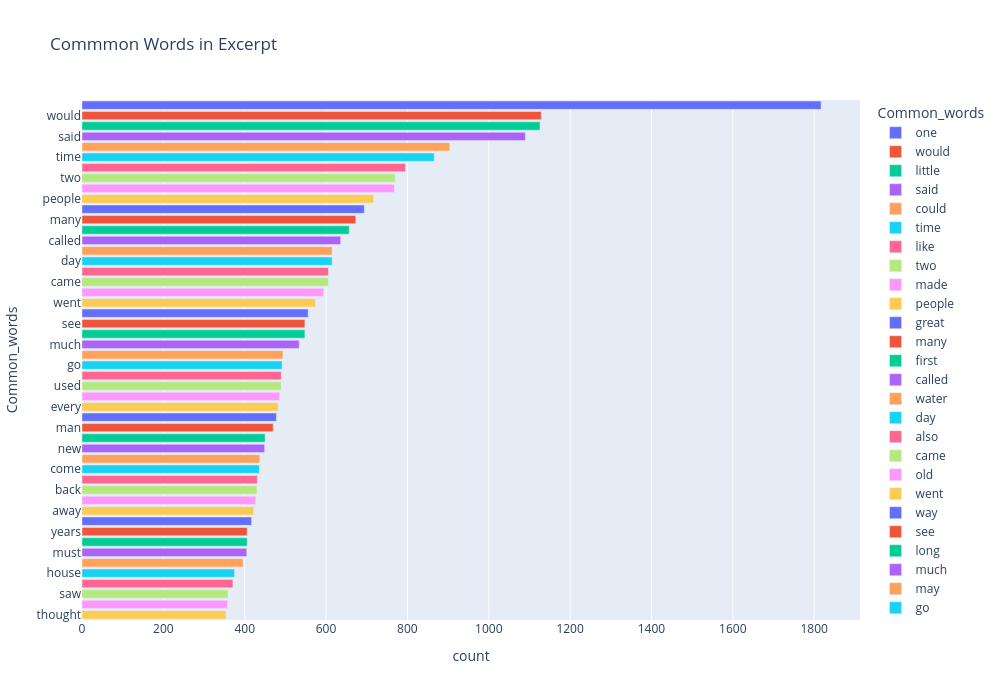
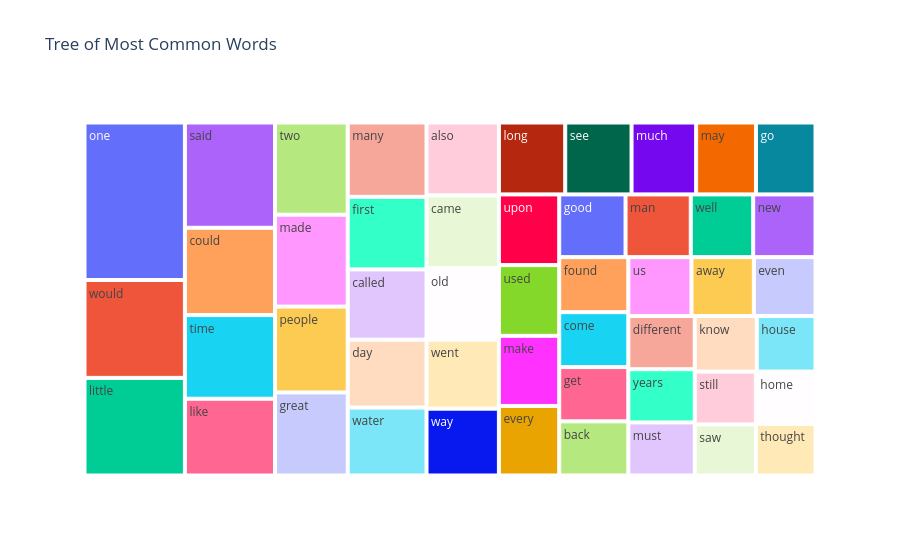

Here is the notebook cell these charts were saved with, in order:
### Code cell
from collections import Counter
def find_common_words_and_count(dataframe,col_name):
    dataframe['temp_list'] = dataframe[col_name].apply(lambda x:str(x).split())
    top = Counter([item for sublist in dataframe[col_name] for item in sublist])
    temp = pd.DataFrame(top.most_common(50))
    temp.columns = ['Common_words','count']
    temp.style.background_gradient(cmap='Green')
    return temp

import plotly.express as px
fig = px.bar(find_common_words_and_count(train_data,'excerpt'), x="count", y="Common_words", title='Commmon Words in Excerpt', orientation='h', 
             width=1000, height=700,color='Common_words')
fig.show()

fig = px.treemap(find_common_words_and_count(train_data,'excerpt'), path=['Common_words'], values='count',title='Tree of Most Common Words')
fig.show()

### Figure 1 — Plotly figure (JSON) as saved in the notebook; plotly's stock layout.template omitted (floating-point values rounded to 4 significant figures)
{"data": [{"alignmentgroup": "True", "hovertemplate": "Common_words=%{y}<br>count=%{x}<extra></extra>", "legendgroup": "one", "marker": {"color": "#636efa"}, "name": "one", "offsetgroup": "one", "orientation": "h", "showlegend": true, "textposition": "auto", "type": "bar", "x": [1817], "xaxis": "x", "y": ["one"], "yaxis": "y"}, {"alignmentgroup": "True", "hovertemplate": "Common_words=%{y}<br>count=%{x}<extra></extra>", "legendgroup": "would", "marker": {"color": "#EF553B"}, "name": "would", "offsetgroup": "would", "orientation": "h", "showlegend": true, "textposition": "auto", "type": "bar", "x": [1129], "xaxis": "x", "y": ["would"], "yaxis": "y"}, {"alignmentgroup": "True", "hovertemplate": "Common_words=%{y}<br>count=%{x}<extra></extra>", "legendgroup": "little", "marker": {"color": "#00cc96"}, "name": "little", "offsetgroup": "little", "orientation": "h", "showlegend": true, "textposition": "auto", "type": "bar", "x": [1126], "xaxis": "x", "y": ["little"], "yaxis": "y"}, {"alignmentgroup": "True", "hovertemplate": "Common_words=%{y}<br>count=%{x}<extra></extra>", "legendgroup": "said", "marker": {"color": "#ab63fa"}, "name": "said", "offsetgroup": "said", "orientation": "h", "showlegend": true, "textposition": "auto", "type": "bar", "x": [1090], "xaxis": "x", "y": ["said"], "yaxis": "y"}, {"alignmentgroup": "True", "hovertemplate": "Common_words=%{y}<br>count=%{x}<extra></extra>", "legendgroup": "could", "marker": {"color": "#FFA15A"}, "name": "could", "offsetgroup": "could", "orientation": "h", "showlegend": true, "textposition": "auto", "type": "bar", "x": [904], "xaxis": "x", "y": ["could"], "yaxis": "y"}, {"alignmentgroup": "True", "hovertemplate": "Common_words=%{y}<br>count=%{x}<extra></extra>", "legendgroup": "time", "marker": {"color": "#19d3f3"}, "name": "time", "offsetgroup": "time", "orientation": "h", "showlegend": true, "textposition": "auto", "type": "bar", "x": [866], "xaxis": "x", "y": ["time"], "yaxis": "y"}, {"alignmentgroup": "True", "hovertemplate": "Common_words=%{y}<br>count=%{x}<extra></extra>", "legendgroup": "like", "marker": {"color": "#FF6692"}, "name": "like", "offsetgroup": "like", "orientation": "h", "showlegend": true, "textposition": "auto", "type": "bar", "x": [795], "xaxis": "x", "y": ["like"], "yaxis": "y"}, {"alignmentgroup": "True", "hovertemplate": "Common_words=%{y}<br>count=%{x}<extra></extra>", "legendgroup": "two", "marker": {"color": "#B6E880"}, "name": "two", "offsetgroup": "two", "orientation": "h", "showlegend": true, "textposition": "auto", "type": "bar", "x": [770], "xaxis": "x", "y": ["two"], "yaxis": "y"}, {"alignmentgroup": "True", "hovertemplate": "Common_words=%{y}<br>count=%{x}<extra></extra>", "legendgroup": "made", "marker": {"color": "#FF97FF"}, "name": "made", "offsetgroup": "made", "orientation": "h", "showlegend": true, "textposition": "auto", "type": "bar", "x": [768], "xaxis": "x", "y": ["made"], "yaxis": "y"}, {"alignmentgroup": "True", "hovertemplate": "Common_words=%{y}<br>count=%{x}<extra></extra>", "legendgroup": "people", "marker": {"color": "#FECB52"}, "name": "people", "offsetgroup": "people", "orientation": "h", "showlegend": true, "textposition": "auto", "type": "bar", "x": [717], "xaxis": "x", "y": ["people"], "yaxis": "y"}, {"alignmentgroup": "True", "hovertemplate": "Common_words=%{y}<br>count=%{x}<extra></extra>", "legendgroup": "great", "marker": {"color": "#636efa"}, "name": "great", "offsetgroup": "great", "orientation": "h", "showlegend": true, "textposition": "auto", "type": "bar", "x": [694], "xaxis": "x", "y": ["great"], "yaxis": "y"}, {"alignmentgroup": "True", "hovertemplate": "Common_words=%{y}<br>count=%{x}<extra></extra>", "legendgroup": "many", "marker": {"color": "#EF553B"}, "name": "many", "offsetgroup": "many", "orientation": "h", "showlegend": true, "textposition": "auto", "type": "bar", "x": [673], "xaxis": "x", "y": ["many"], "yaxis": "y"}, {"alignmentgroup": "True", "hovertemplate": "Common_words=%{y}<br>count=%{x}<extra></extra>", "legendgroup": "first", "marker": {"color": "#00cc96"}, "name": "first", "offsetgroup": "first", "orientation": "h", "showlegend": true, "textposition": "auto", "type": "bar", "x": [657], "xaxis": "x", "y": ["first"], "yaxis": "y"}, {"alignmentgroup": "True", "hovertemplate": "Common_words=%{y}<br>count=%{x}<extra></extra>", "legendgroup": "called", "marker": {"color": "#ab63fa"}, "name": "called", "offsetgroup": "called", "orientation": "h", "showlegend": true, "textposition": "auto", "type": "bar", "x": [636], "xaxis": "x", "y": ["called"], "yaxis": "y"}, {"alignmentgroup": "True", "hovertemplate": "Common_words=%{y}<br>count=%{x}<extra></extra>", "legendgroup": "water", "marker": {"color": "#FFA15A"}, "name": "water", "offsetgroup": "water", "orientation": "h", "showlegend": true, "textposition": "auto", "type": "bar", "x": [615], "xaxis": "x", "y": ["water"], "yaxis": "y"}, {"alignmentgroup": "True", "hovertemplate": "Common_words=%{y}<br>count=%{x}<extra></extra>", "legendgroup": "day", "marker": {"color": "#19d3f3"}, "name": "day", "offsetgroup": "day", "orientation": "h", "showlegend": true, "textposition": "auto", "type": "bar", "x": [615], "xaxis": "x", "y": ["day"], "yaxis": "y"}, {"alignmentgroup": "True", "hovertemplate": "Common_words=%{y}<br>count=%{x}<extra></extra>", "legendgroup": "also", "marker": {"color": "#FF6692"}, "name": "also", "offsetgroup": "also", "orientation": "h", "showlegend": true, "textposition": "auto", "type": "bar", "x": [606], "xaxis": "x", "y": ["also"], "yaxis": "y"}, {"alignmentgroup": "True", "hovertemplate": "Common_words=%{y}<br>count=%{x}<extra></extra>", "legendgroup": "came", "marker": {"color": "#B6E880"}, "name": "came", "offsetgroup": "came", "orientation": "h", "showlegend": true, "textposition": "auto", "type": "bar", "x": [606], "xaxis": "x", "y": ["came"], "yaxis": "y"}, {"alignmentgroup": "True", "hovertemplate": "Common_words=%{y}<br>count=%{x}<extra></extra>", "legendgroup": "old", "marker": {"color": "#FF97FF"}, "name": "old", "offsetgroup": "old", "orientation": "h", "showlegend": true, "textposition": "auto", "type": "bar", "x": [594], "xaxis": "x", "y": ["old"], "yaxis": "y"}, {"alignmentgroup": "True", "hovertemplate": "Common_words=%{y}<br>count=%{x}<extra></extra>", "legendgroup": "went", "marker": {"color": "#FECB52"}, "name": "went", "offsetgroup": "went", "orientation": "h", "showlegend": true, "textposition": "auto", "type": "bar", "x": [574], "xaxis": "x", "y": ["went"], "yaxis": "y"}, {"alignmentgroup": "True", "hovertemplate": "Common_words=%{y}<br>count=%{x}<extra></extra>", "legendgroup": "way", "marker": {"color": "#636efa"}, "name": "way", "offsetgroup": "way", "orientation": "h", "showlegend": true, "textposition": "auto", "type": "bar", "x": [556], "xaxis": "x", "y": ["way"], "yaxis": "y"}, {"alignmentgroup": "True", "hovertemplate": "Common_words=%{y}<br>count=%{x}<extra></extra>", "legendgroup": "see", "marker": {"color": "#EF553B"}, "name": "see", "offsetgroup": "see", "orientation": "h", "showlegend": true, "textposition": "auto", "type": "bar", "x": [548], "xaxis": "x", "y": ["see"], "yaxis": "y"}, {"alignmentgroup": "True", "hovertemplate": "Common_words=%{y}<br>count=%{x}<extra></extra>", "legendgroup": "long", "marker": {"color": "#00cc96"}, "name": "long", "offsetgroup": "long", "orientation": "h", "showlegend": true, "textposition": "auto", "type": "bar", "x": [548], "xaxis": "x", "y": ["long"], "yaxis": "y"}, {"alignmentgroup": "True", "hovertemplate": "Common_words=%{y}<br>count=%{x}<extra></extra>", "legendgroup": "much", "marker": {"color": "#ab63fa"}, "name": "much", "offsetgroup": "much", "orientation": "h", "showlegend": true, "textposition": "auto", "type": "bar", "x": [534], "xaxis": "x", "y": ["much"], "yaxis": "y"}, {"alignmentgroup": "True", "hovertemplate": "Common_words=%{y}<br>count=%{x}<extra></extra>", "legendgroup": "may", "marker": {"color": "#FFA15A"}, "name": "may", "offsetgroup": "may", "orientation": "h", "showlegend": true, "textposition": "auto", "type": "bar", "x": [494], "xaxis": "x", "y": ["may"], "yaxis": "y"}, {"alignmentgroup": "True", "hovertemplate": "Common_words=%{y}<br>count=%{x}<extra></extra>", "legendgroup": "go", "marker": {"color": "#19d3f3"}, "name": "go", "offsetgroup": "go", "orientation": "h", "showlegend": true, "textposition": "auto", "type": "bar", "x": [492], "xaxis": "x", "y": ["go"], "yaxis": "y"}, {"alignmentgroup": "True", "hovertemplate": "Common_words=%{y}<br>count=%{x}<extra></extra>", "legendgroup": "upon", "marker": {"color": "#FF6692"}, "name": "upon", "offsetgroup": "upon", "orientation": "h", "showlegend": true, "textposition": "auto", "type": "bar", "x": [490], "xaxis": "x", "y": ["upon"], "yaxis": "y"}, {"alignmentgroup": "True", "hovertemplate": "Common_words=%{y}<br>count=%{x}<extra></extra>", "legendgroup": "used", "marker": {"color": "#B6E880"}, "name": "used", "offsetgroup": "used", "orientation": "h", "showlegend": true, "textposition": "auto", "type": "bar", "x": [490], "xaxis": "x", "y": ["used"], "yaxis": "y"}, {"alignmentgroup": "True", "hovertemplate": "Common_words=%{y}<br>count=%{x}<extra></extra>", "legendgroup": "make", "marker": {"color": "#FF97FF"}, "name": "make", "offsetgroup": "make", "orientation": "h", "showlegend": true, "textposition": "auto", "type": "bar", "x": [486], "xaxis": "x", "y": ["make"], "yaxis": "y"}, {"alignmentgroup": "True", "hovertemplate": "Common_words=%{y}<br>count=%{x}<extra></extra>", "legendgroup": "every", "marker": {"color": "#FECB52"}, "name": "every", "offsetgroup": "every", "orientation": "h", "showlegend": true, "textposition": "auto", "type": "bar", "x": [482], "xaxis": "x", "y": ["every"], "yaxis": "y"}, {"alignmentgroup": "True", "hovertemplate": "Common_words=%{y}<br>count=%{x}<extra></extra>", "legendgroup": "good", "marker": {"color": "#636efa"}, "name": "good", "offsetgroup": "good", "orientation": "h", "showlegend": true, "textposition": "auto", "type": "bar", "x": [478], "xaxis": "x", "y": ["good"], "yaxis": "y"}, {"alignmentgroup": "True", "hovertemplate": "Common_words=%{y}<br>count=%{x}<extra></extra>", "legendgroup": "man", "marker": {"color": "#EF553B"}, "name": "man", "offsetgroup": "man", "orientation": "h", "showlegend": true, "textposition": "auto", "type": "bar", "x": [470], "xaxis": "x", "y": ["man"], "yaxis": "y"}, {"alignmentgroup": "True", "hovertemplate": "Common_words=%{y}<br>count=%{x}<extra></extra>", "legendgroup": "well", "marker": {"color": "#00cc96"}, "name": "well", "offsetgroup": "well", "orientation": "h", "showlegend": true, "textposition": "auto", "type": "bar", "x": [450], "xaxis": "x", "y": ["well"], "yaxis": "y"}, {"alignmentgroup": "True", "hovertemplate": "Common_words=%{y}<br>count=%{x}<extra></extra>", "legendgroup": "new", "marker": {"color": "#ab63fa"}, "name": "new", "offsetgroup": "new", "orientation": "h", "showlegend": true, "textposition": "auto", "type": "bar", "x": [449], "xaxis": "x", "y": ["new"], "yaxis": "y"}, {"alignmentgroup": "True", "hovertemplate": "Common_words=%{y}<br>count=%{x}<extra></extra>", "legendgroup": "found", "marker": {"color": "#FFA15A"}, "name": "found", "offsetgroup": "found", "orientation": "h", "showlegend": true, "textposition": "auto", "type": "bar", "x": [437], "xaxis": "x", "y": ["found"], "yaxis": "y"}, {"alignmentgroup": "True", "hovertemplate": "Common_words=%{y}<br>count=%{x}<extra></extra>", "legendgroup": "come", "marker": {"color": "#19d3f3"}, "name": "come", "offsetgroup": "come", "orientation": "h", "showlegend": true, "textposition": "auto", "type": "bar", "x": [436], "xaxis": "x", "y": ["come"], "yaxis": "y"}, {"alignmentgroup": "True", "hovertemplate": "Common_words=%{y}<br>count=%{x}<extra></extra>", "legendgroup": "get", "marker": {"color": "#FF6692"}, "name": "get", "offsetgroup": "get", "orientation": "h", "showlegend": true, "textposition": "auto", "type": "bar", "x": [431], "xaxis": "x", "y": ["get"], "yaxis": "y"}, {"alignmentgroup": "True", "hovertemplate": "Common_words=%{y}<br>count=%{x}<extra></extra>", "legendgroup": "back", "marker": {"color": "#B6E880"}, "name": "back", "offsetgroup": "back", "orientation": "h", "showlegend": true, "textposition": "auto", "type": "bar", "x": [430], "xaxis": "x", "y": ["back"], "yaxis": "y"}, {"alignmentgroup": "True", "hovertemplate": "Common_words=%{y}<br>count=%{x}<extra></extra>", "legendgroup": "us", "marker": {"color": "#FF97FF"}, "name": "us", "offsetgroup": "us", "orientation": "h", "showlegend": true, "textposition": "auto", "type": "bar", "x": [427], "xaxis": "x", "y": ["us"], "yaxis": "y"}, {"alignmentgroup": "True", "hovertemplate": "Common_words=%{y}<br>count=%{x}<extra></extra>", "legendgroup": "away", "marker": {"color": "#FECB52"}, "name": "away", "offsetgroup": "away", "orientation": "h", "showlegend": true, "textposition": "auto", "type": "bar", "x": [422], "xaxis": "x", "y": ["away"], "yaxis": "y"}, {"alignmentgroup": "True", "hovertemplate": "Common_words=%{y}<br>count=%{x}<extra></extra>", "legendgroup": "even", "marker": {"color": "#636efa"}, "name": "even", "offsetgroup": "even", "orientation": "h", "showlegend": true, "textposition": "auto", "type": "bar", "x": [417], "xaxis": "x", "y": ["even"], "yaxis": "y"}, {"alignmentgroup": "True", "hovertemplate": "Common_words=%{y}<br>count=%{x}<extra></extra>", "legendgroup": "years", "marker": {"color": "#EF553B"}, "name": "years", "offsetgroup": "years", "orientation": "h", "showlegend": true, "textposition": "auto", "type": "bar", "x": [406], "xaxis": "x", "y": ["years"], "yaxis": "y"}, {"alignmentgroup": "True", "hovertemplate": "Common_words=%{y}<br>count=%{x}<extra></extra>", "legendgroup": "different", "marker": {"color": "#00cc96"}, "name": "different", "offsetgroup": "different", "orientation": "h", "showlegend": true, "textposition": "auto", "type": "bar", "x": [406], "xaxis": "x", "y": ["different"], "yaxis": "y"}, {"alignmentgroup": "True", "hovertemplate": "Common_words=%{y}<br>count=%{x}<extra></extra>", "legendgroup": "must", "marker": {"color": "#ab63fa"}, "name": "must", "offsetgroup": "must", "orientation": "h", "showlegend": true, "textposition": "auto", "type": "bar", "x": [405], "xaxis": "x", "y": ["must"], "yaxis": "y"}, {"alignmentgroup": "True", "hovertemplate": "Common_words=%{y}<br>count=%{x}<extra></extra>", "legendgroup": "know", "marker": {"color": "#FFA15A"}, "name": "know", "offsetgroup": "know", "orientation": "h", "showlegend": true, "textposition": "auto", "type": "bar", "x": [396], "xaxis": "x", "y": ["know"], "yaxis": "y"}, {"alignmentgroup": "True", "hovertemplate": "Common_words=%{y}<br>count=%{x}<extra></extra>", "legendgroup": "house", "marker": {"color": "#19d3f3"}, "name": "house", "offsetgroup": "house", "orientation": "h", "showlegend": true, "textposition": "auto", "type": "bar", "x": [375], "xaxis": "x", "y": ["house"], "yaxis": "y"}, {"alignmentgroup": "True", "hovertemplate": "Common_words=%{y}<br>count=%{x}<extra></extra>", "legendgroup": "still", "marker": {"color": "#FF6692"}, "name": "still", "offsetgroup": "still", "orientation": "h", "showlegend": true, "textposition": "auto", "type": "bar", "x": [371], "xaxis": "x", "y": ["still"], "yaxis": "y"}, {"alignmentgroup": "True", "hovertemplate": "Common_words=%{y}<br>count=%{x}<extra></extra>", "legendgroup": "saw", "marker": {"color": "#B6E880"}, "name": "saw", "offsetgroup": "saw", "orientation": "h", "showlegend": true, "textposition": "auto", "type": "bar", "x": [359], "xaxis": "x", "y": ["saw"], "yaxis": "y"}, {"alignmentgroup": "True", "hovertemplate": "Common_words=%{y}<br>count=%{x}<extra></extra>", "legendgroup": "home", "marker": {"color": "#FF97FF"}, "name": "home", "offsetgroup": "home", "orientation": "h", "showlegend": true, "textposition": "auto", "type": "bar", "x": [358], "xaxis": "x", "y": ["home"], "yaxis": "y"}, {"alignmentgroup": "True", "hovertemplate": "Common_words=%{y}<br>count=%{x}<extra></extra>", "legendgroup": "thought", "marker": {"color": "#FECB52"}, "name": "thought", "offsetgroup": "thought", "orientation": "h", "showlegend": true, "textposition": "auto", "type": "bar", "x": [354], "xaxis": "x", "y": ["thought"], "yaxis": "y"}], "layout": {"barmode": "relative", "height": 700, "legend": {"title": {"text": "Common_words"}, "tracegroupgap": 0}, "title": {"text": "Commmon Words in Excerpt"}, "width": 1000, "xaxis": {"anchor": "y", "domain": [0.0, 1.0], "title": {"text": "count"}}, "yaxis": {"anchor": "x", "categoryarray": ["thought", "home", "saw", "still", "house", "know", "must", "different", "years", "even", "away", "us", "back", "get", "come", "found", "new", "well", "man", "good", "every", "make", "used", "upon", "go", "may", "much", "long", "see", "way", "went", "old", "came", "also", "day", "water", "called", "first", "many", "great", "people", "made", "two", "like", "time", "could", "said", "little", "would", "one"], "categoryorder": "array", "domain": [0.0, 1.0], "title": {"text": "Common_words"}}}}

### Figure 2 — Plotly figure (JSON) as saved in the notebook; plotly's stock layout.template omitted (floating-point values rounded to 4 significant figures)
{"data": [{"branchvalues": "total", "domain": {"x": [0.0, 1.0], "y": [0.0, 1.0]}, "hovertemplate": "labels=%{label}<br>count=%{value}<br>parent=%{parent}<br>id=%{id}<extra></extra>", "ids": ["also", "away", "back", "called", "came", "come", "could", "day", "different", "even", "every", "first", "found", "get", "go", "good", "great", "home", "house", "know", "like", "little", "long", "made", "make", "man", "many", "may", "much", "must", "new", "old", "one", "people", "said", "saw", "see", "still", "thought", "time", "two", "upon", "us", "used", "water", "way", "well", "went", "would", "years"], "labels": ["also", "away", "back", "called", "came", "come", "could", "day", "different", "even", "every", "first", "found", "get", "go", "good", "great", "home", "house", "know", "like", "little", "long", "made", "make", "man", "many", "may", "much", "must", "new", "old", "one", "people", "said", "saw", "see", "still", "thought", "time", "two", "upon", "us", "used", "water", "way", "well", "went", "would", "years"], "name": "", "parents": ["", "", "", "", "", "", "", "", "", "", "", "", "", "", "", "", "", "", "", "", "", "", "", "", "", "", "", "", "", "", "", "", "", "", "", "", "", "", "", "", "", "", "", "", "", "", "", "", "", ""], "type": "treemap", "values": [606, 422, 430, 636, 606, 436, 904, 615, 406, 417, 482, 657, 437, 431, 492, 478, 694, 358, 375, 396, 795, 1126, 548, 768, 486, 470, 673, 494, 534, 405, 449, 594, 1817, 717, 1090, 359, 548, 371, 354, 866, 770, 490, 427, 490, 615, 556, 450, 574, 1129, 406]}], "layout": {"legend": {"tracegroupgap": 0}, "title": {"text": "Tree of Most Common Words"}}}
